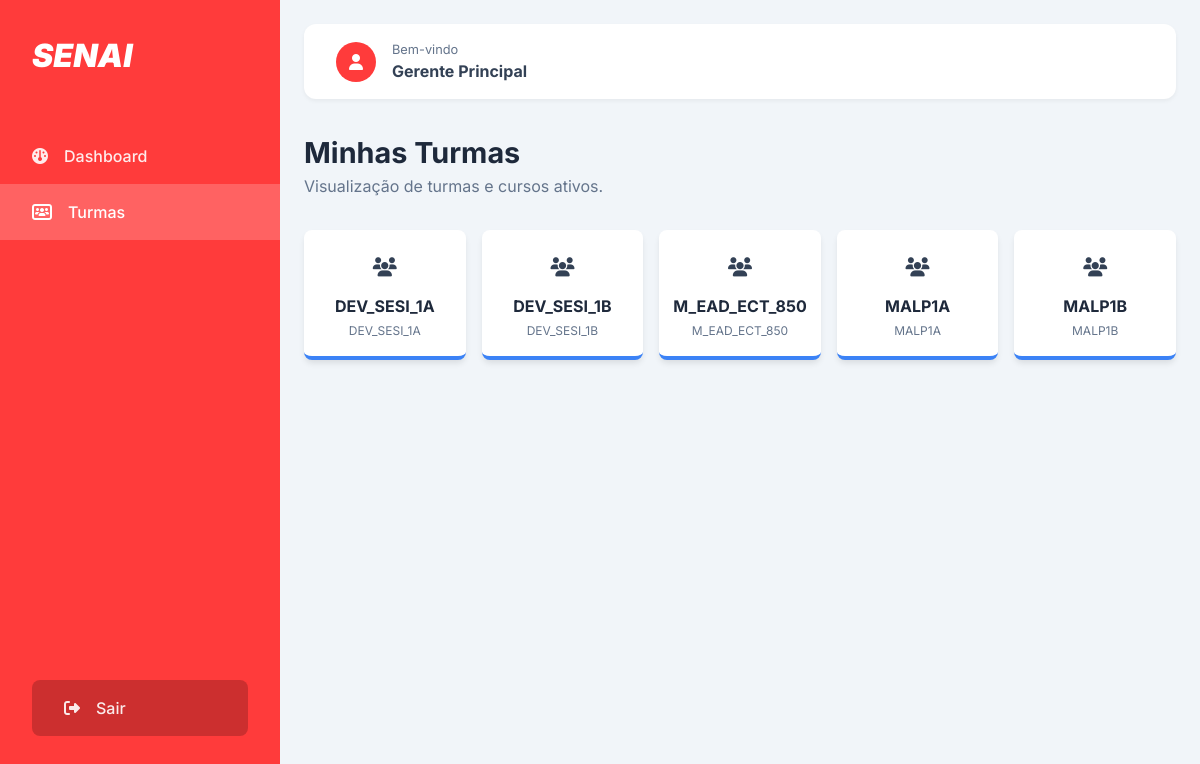
/views/docente/turmas.php (signed in), run on the app's committed database.
### tables this page shows
CREATE TABLE IF NOT EXISTS turmas (
    id INT AUTO_INCREMENT PRIMARY KEY,
    nome VARCHAR(50) NOT NULL,
    curso_id INT NOT NULL,
    periodo ENUM('Manhã', 'Tarde', 'Noite', 'Integral') NOT NULL,
    FOREIGN KEY (curso_id) REFERENCES cursos(id) ON DELETE CASCADE
);

CREATE TABLE IF NOT EXISTS cursos (
    id INT AUTO_INCREMENT PRIMARY KEY,
    nome VARCHAR(100) NOT NULL UNIQUE
);

### views/docente/turmas.php (the view, shortened to what this page needs)
<?php
require_once '../../api/require.php';
$user_nome = $_SESSION['user_nome'];
$result = mysqli_query($conn, "SELECT t.*, c.nome as curso_nome FROM turmas t
                     JOIN cursos c ON t.curso_id = c.id");
$turmas = mysqli_fetch_all($result, MYSQLI_ASSOC);
?>
<!DOCTYPE html>
<html lang="pt-br">
<head>
    <link rel="stylesheet" href="https://cdnjs.cloudflare.com/ajax/libs/font-awesome/6.4.0/css/all.min.css">
    <link rel="stylesheet" href="../../assets/css/style.css">
</head>
<body style="background: #f1f5f9; color: #334155;">
    <div class="dashboard-layout">
        <aside class="sidebar">
            <a href="dashboard.php" class="sidebar-logo">SENAI</a>
            <nav class="sidebar-nav">
                <li class="nav-item">
                    <a href="dashboard.php"><i class="fa-solid fa-gauge"></i> Dashboard</a>
                </li>
                <li class="nav-item active">
                    <a href="turmas.php"><i class="fa-solid fa-users-rectangle"></i> Turmas</a>
                </li>
            </nav>
            <div class="sidebar-footer" style="padding: 2rem;">
                <li class="nav-item" style="list-style:none;">
                    <a href="../../api/logout.php" style="background: rgba(0,0,0,0.2); border-radius: 8px;"><i class="fa-solid fa-right-from-bracket"></i> Sair</a>
                </li>
            </div>
        </aside>
        <main class="main-content">
            <header class="top-bar">
                <div class="user-info">
                    <div class="user-avatar"><i class="fa-solid fa-user"></i></div>
                    <div>
                        <span style="display:block; font-size: 0.8rem; color: #64748b;">Bem-vindo</span>
                        <strong style="font-weight: 700;"><?php echo $user_nome; ?></strong>
                    </div>
                </div>
            </header>
            <div class="page-header" style="margin-bottom: 2rem;">
                <h2 style="font-size: 1.8rem; font-weight: 700; color: #1e293b;">Minhas Turmas</h2>
                <p style="color: #64748b;">Visualização de turmas e cursos ativos.</p>
            </div>
            <div style="display: grid; grid-template-columns: repeat(auto-fill, minmax(150px, 1fr)); gap: 1rem;">
                <?php foreach ($turmas as $t): ?>
                <div class="stat-card blue" style="padding: 1rem; min-height: auto; align-items: center; text-align: center; display: flex; flex-direction: column; justify-content: center; border-radius: 8px;">
                    <div class="stat-icon" style="margin-bottom: 0.5rem; width: 40px; height: 40px; font-size: 1.2rem; display: flex; align-items: center; justify-content: center;"><i class="fa-solid fa-users"></i></div>
                    <div class="stat-info" style="margin-left: 0;">
                        <h3 style="font-size: 1rem; margin-bottom: 0.2rem;"><?php echo $t['nome']; ?></h3>
                        <p style="font-size: 0.75rem;"><?php echo $t['curso_nome']; ?></p>
                    </div>
                </div>
                <?php
endforeach; ?>
            </div>
        </main>
    </div>
</body>
</html>

### assets/css/style.css (style rules this page uses)
:root { --primary-color: #ff3b3b; --primary-hover: #e63434; --bg-dark: #0f172a; --bg-darker: #020617; --card-bg: #1e293b; --text-white: #ffffff; --text-muted: #94a3b8; --input-bg: rgba(30, 41, 59, 0.5); --border-color: rgba(255, 59, 59, 0.3); --shadow-premium: 0 10px 25px -5px rgba(0, 0, 0, 0.3), 0 8px 10px -6px rgba(0, 0, 0, 0.3); }
* { margin: 0; padding: 0; box-sizing: border-box; }
body { font-family: 'Inter', -apple-system, BlinkMacSystemFont, "Segoe UI", Roboto, sans-serif; color: var(--text-white); line-height: 1.5; overflow-x: hidden; }
.dashboard-layout { display: grid; grid-template-columns: 280px 1fr; min-height: 100vh; background: #f1f5f9; }
.sidebar { background: #ff3b3b; color: white; padding: 2rem 0; display: flex; flex-direction: column; }
.sidebar-logo { font-size: 2rem; font-weight: 900; font-style: italic; padding: 0 2rem; margin-bottom: 3rem; color: white; text-decoration: none; }
.sidebar-nav { list-style: none; flex-grow: 1; }
.nav-item a { display: flex; align-items: center; gap: 1rem; padding: 1rem 2rem; color: rgba(255, 255, 255, 0.9); text-decoration: none; transition: all 0.2s; font-weight: 500; }
.nav-item.active a, .nav-item a:hover { background: rgba(255, 255, 255, 0.2); color: white; }
.main-content { padding: 1.5rem; overflow-y: auto; }
.top-bar { background: white; padding: 1rem 2rem; border-radius: 12px; display: flex; justify-content: space-between; align-items: center; box-shadow: 0 2px 4px rgba(0, 0, 0, 0.05); margin-bottom: 2rem; }
.user-info { display: flex; align-items: center; gap: 1rem; color: #334155; }
.user-avatar { width: 40px; height: 40px; background: #ff3b3b; border-radius: 50%; display: flex; align-items: center; justify-content: center; color: white; }
.stat-card { background: white; padding: 1.5rem; border-radius: 12px; box-shadow: 0 4px 6px -1px rgba(0, 0, 0, 0.1); position: relative; border-bottom: 4px solid transparent; }
.stat-card.blue { border-bottom-color: #3b82f6; }
.stat-icon { width: 44px; height: 44px; border-radius: 8px; display: flex; align-items: center; justify-content: center; font-size: 1.25rem; margin-bottom: 1rem; }
.stat-info h3 { font-size: 2.25rem; font-weight: 700; color: #1e293b; margin-bottom: 0.25rem; }
.stat-info p { color: #64748b; font-size: 0.875rem; }

### data on the page
turmas: nome "DEV_SESI_1A", curso.nome "DEV_SESI_1A"
turmas: nome "DEV_SESI_1B", curso.nome "DEV_SESI_1B"
turmas: nome "M_EAD_ECT_850", curso.nome "M_EAD_ECT_850"
turmas: nome "MALP1A", curso.nome "MALP1A"
turmas: nome "MALP1B", curso.nome "MALP1B"

### other printed values
$user_nome "Gerente Principal"
